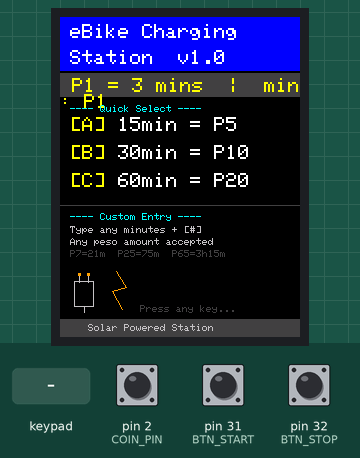
A sketch run on a simulated Arduino Mega 2560, built with avr-gcc and run on an emulated ATmega2560. Shown: 240×320 colour display. The test bench sets the inputs (shaded band); at power-on: pin 32 (BTN_STOP) HIGH, pin 2 (COIN_PIN) HIGH, pin 31 (BTN_START) HIGH. What the sketch prints to the serial monitor is not drawn.

Above: at 1.5 s.
1.6 s: keypad keys 2 5 2 4 2 3 2 2 # pressed 0.4 s apart
At 5.11 s:
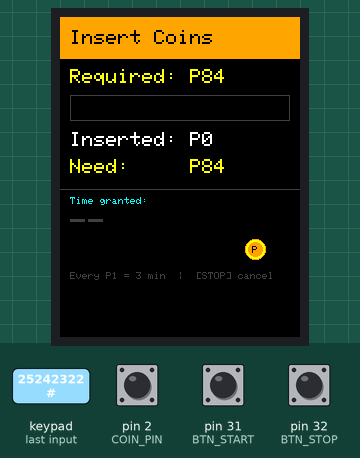
6.7 s: pin 32 (BTN_STOP) pulled LOW for 0.15 s
At 7.2 s:
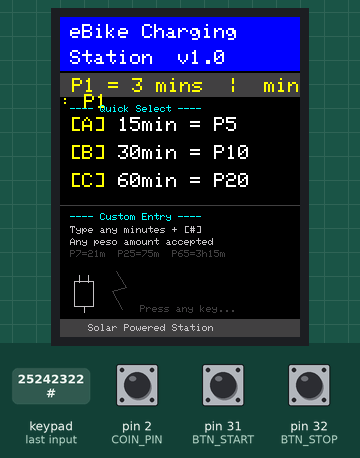
7.4 s: key '1' pressed
At 8.1 s:
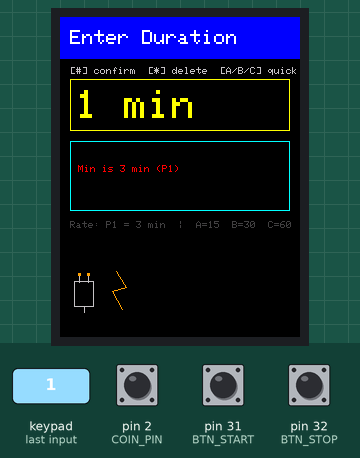
9.0 s: key '#' pressed
At 10.0 s:
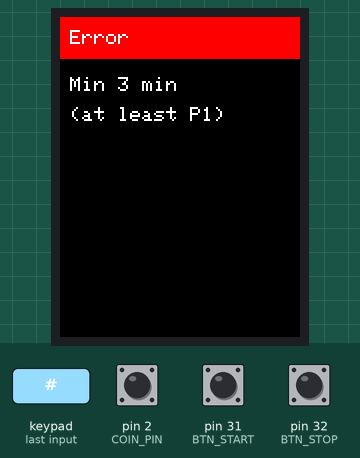
12.0 s: keypad keys 2 5 2 4 2 3 2 2 A pressed 0.4 s apart
At 12.25 s:
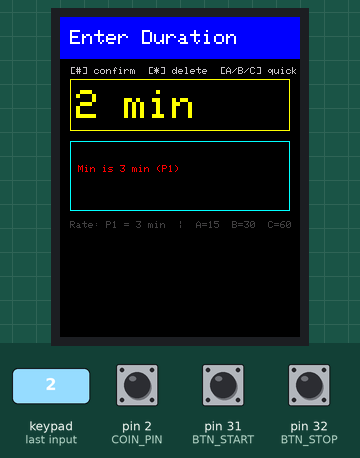
17.1 s: pin 2 (COIN_PIN) pulled LOW for 0.15 s
At 17.4 s:
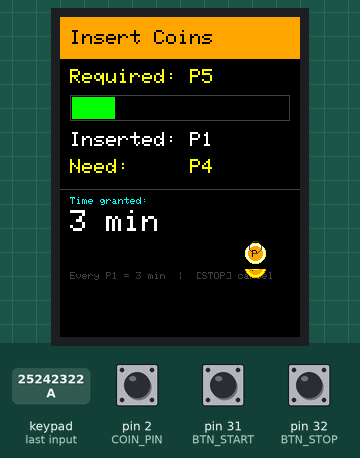

Measured:
- after the input at 1.6 s, the display: first changes at once (image 1 shows a later state)
- after the input at 6.7 s, the display: first changes at once (image 2 shows a later state)
- after the input at 7.4 s, the display: first changes at once (image 3 shows a later state)
- after the input at 9.0 s, the display: first changes at once (image 4 shows a later state)
- after the input at 12.0 s, the display: first changes at once (image 5 shows a later state)
- after the input at 17.1 s, the display: changes after 0.20 s (image 6)
- what the display in image 4 shows lasts 1.8 s, from 9.1 s to 10.9 s

The sketch:

eBike_Charging_Station.ino
```cpp
// ============================================================
//  eBike Solar Charging Station  —  Main
//  Hardware : Arduino Mega 2560
//
//  PRICING  (all defined in lcdDisplay.h — change once there)
//    1 peso  =  3 minutes  (linear, no blocks)
//    P1  =   3 min
//    P5  =  15 min
//    P10 =  30 min
//    P20 =  60 min
//
//  Two modes of operation:
//  1. KEYPAD ENTRY  — user types target minutes → system shows
//                     required pesos → user inserts coins to meet it
//  2. SHORTCUT KEYS — A=15min / B=30min / C=60min
//
//  Coin screen is LIVE — time displayed grows with every peso inserted
//  Charging uses minutesGranted = coinsInserted * MINS_PER_PESO
// ============================================================

#include <Arduino.h>
#include "lcdDisplay.h"
#include "KeypadMenu.h"

// -----------------------------------------------------------
//  PIN DEFINITIONS
// -----------------------------------------------------------
#define COIN_PIN   2    // Allan Universal coin slot — interrupt pin
#define SSR_PIN    8    // SSR-40DA control (HIGH = relay ON)
#define BTN_START 31    // START push button (INPUT_PULLUP, LOW = pressed)
#define BTN_STOP  32    // STOP  push button (INPUT_PULLUP, LOW = pressed)

#define PULSES_PER_PESO  1   // Allan Universal: 1 pulse = P1

// -----------------------------------------------------------
//  OBJECTS
// -----------------------------------------------------------
LCDDISPLAY  lcd;
KEYPADMENU  keypadMenu;

// -----------------------------------------------------------
//  STATE MACHINE
// -----------------------------------------------------------
enum State {
  STATE_IDLE,           // Welcome screen, waiting for first input
  STATE_SELECT,         // User typing custom minutes on keypad
  STATE_AWAITING_COIN,  // Waiting for coins to reach requiredPesos
  STATE_READY,          // Coins sufficient, waiting for START press
  STATE_CHARGING,       // Relay ON, countdown running
  STATE_DONE            // Session finished — auto-resets after 3s
};
State currentState = STATE_IDLE;

// -----------------------------------------------------------
//  SESSION VARIABLES
// -----------------------------------------------------------
volatile int coinPulseCount = 0;   // Written ONLY inside ISR

int  coinsInserted    = 0;   // Total pesos received this session
int  requiredPesos    = 0;   // Pesos needed for selected minutes
int  minutesGranted   = 0;   // coinsInserted * MINS_PER_PESO (live)
long chargingEndTime  = 0;   // millis() target when session ends
long lastDisplayUpdate = 0;  // throttle display refreshes
String inputBuffer    = "";  // raw digits typed on keypad

// -----------------------------------------------------------
//  COIN SLOT ISR  —  RISING edge = 1 pulse = P1
// -----------------------------------------------------------
void coinISR() {
  coinPulseCount++;
}

// -----------------------------------------------------------
//  SETUP
// -----------------------------------------------------------
void setup() {
  Serial.begin(9600);

  pinMode(SSR_PIN,   OUTPUT);
  pinMode(BTN_START, INPUT_PULLUP);
  pinMode(BTN_STOP,  INPUT_PULLUP);
  pinMode(COIN_PIN,  INPUT_PULLUP);
  digitalWrite(SSR_PIN, LOW);   // Relay OFF — safety at startup

  attachInterrupt(digitalPinToInterrupt(COIN_PIN), coinISR, RISING);

  lcd.begin();
  lcd.showWelcome();
}

// ============================================================
//  SESSION CONTROL
// ============================================================

// Start coin-waiting for a given target minute count
void beginSession(int targetMinutes) {
  requiredPesos     = LCDDISPLAY::minutesToPesos(targetMinutes);
  coinsInserted     = 0;
  minutesGranted    = 0;
  inputBuffer       = "";
  lastDisplayUpdate = millis();
  currentState      = STATE_AWAITING_COIN;

  // ✅ showCoinWaiting called ONCE here — draws full static layout
  lcd.showCoinWaiting(requiredPesos, coinsInserted, minutesGranted);
  lcd.resetCoinAnim();

  Serial.print(F("[SESSION] target="));
  Serial.print(targetMinutes);
  Serial.print(F("min  required=P"));
  Serial.println(requiredPesos);
}

// Called whenever new coin pulses arrive
// Every single peso immediately adds MINS_PER_PESO to granted time
void handleCoins() {
  if (currentState != STATE_AWAITING_COIN) return;

  // Linear — no blocks, no rounding
  minutesGranted = LCDDISPLAY::pesosToMinutes(coinsInserted);

  Serial.print(F("[COIN] P"));
  Serial.print(coinsInserted);
  Serial.print(F(" -> "));
  Serial.print(minutesGranted);
  Serial.println(F(" min"));

  if (coinsInserted >= requiredPesos) {
    currentState = STATE_READY;
    lcd.showReadyScreen(minutesGranted, coinsInserted);
  } else {
    // ✅ updateCoinWaiting — partial redraw only (progress bar +
    //    inserted/need values + time granted). Header, labels,
    //    hint text, and animation zone are never touched.
    lcd.updateCoinWaiting(requiredPesos, coinsInserted, minutesGranted);
  }
}

void startCharging() {
  // Session duration = exactly what the coins bought
  chargingEndTime   = millis() + ((long)minutesGranted * 60000L);
  lastDisplayUpdate = millis();
  currentState      = STATE_CHARGING;
  digitalWrite(SSR_PIN, HIGH);   // SSR-40DA ON → AC flows to eBike

  lcd.showChargingScreen(minutesGranted);

  Serial.print(F("[CHARGING] "));
  Serial.print(minutesGranted);
  Serial.println(F(" min started"));
}

void stopCharging(bool earlyStop) {
  digitalWrite(SSR_PIN, LOW);    // SSR-40DA OFF immediately
  currentState = STATE_DONE;
  lcd.showDoneScreen(earlyStop);

  Serial.print(F("[STOP] early="));
  Serial.println(earlyStop ? F("YES") : F("NO"));
}

void cancelSession() {
  digitalWrite(SSR_PIN, LOW);
  resetSession();
}

void resetSession() {
  coinsInserted     = 0;
  requiredPesos     = 0;
  minutesGranted    = 0;
  inputBuffer       = "";
  coinPulseCount    = 0;
  lastDisplayUpdate = 0;
  currentState      = STATE_IDLE;
  lcd.showWelcome();
  lcd.resetHomeAnim();
}

// ============================================================
//  KEYPAD HANDLERS
// ============================================================

// IDLE — first keypress decides mode
void handleKeyIdle(char key) {
  if (key >= '1' && key <= '9') {
    currentState = STATE_SELECT;
    inputBuffer  = String(key);
    lcd.showSelectScreen(inputBuffer, inputBuffer.toInt());
  } else if (key == 'A') { beginSession(SHORTCUT_A_MINS); }
  else if   (key == 'B') { beginSession(SHORTCUT_B_MINS); }
  else if   (key == 'C') { beginSession(SHORTCUT_C_MINS); }
}

void handleKeySelect(char key) {
  if (key >= '0' && key <= '9') {
    if (!(inputBuffer.length() == 0 && key == '0') &&
         inputBuffer.length() < 3) {
      inputBuffer += key;
    }
    int preview = inputBuffer.toInt();
    lcd.showSelectScreen(inputBuffer, preview);

  } else if (key == '#') {
    int mins = inputBuffer.toInt();

    if (mins < MIN_MINUTES) {
      lcd.showError("Min 3 min\n(at least P1)");
      delay(1800);
      inputBuffer = "";
      lcd.showSelectScreen(inputBuffer, 0);

    } else if (mins > MAX_MINUTES) {
      String err = "Max ";
      err += MAX_MINUTES;
      err += " min";
      lcd.showError("Too long!\n" + err);
      delay(1800);
      inputBuffer = "";
      lcd.showSelectScreen(inputBuffer, 0);

    } else {
      beginSession(mins);
    }

  } else if (key == '*') {
    if (inputBuffer.length() > 0) {
      inputBuffer.remove(inputBuffer.length() - 1);
      int preview = (inputBuffer.length() > 0) ? inputBuffer.toInt() : 0;
      lcd.showSelectScreen(inputBuffer, preview);
    } else {
      currentState = STATE_IDLE;
      lcd.showWelcome();
    }

  } else if (key == 'A') { beginSession(SHORTCUT_A_MINS); }
  else if   (key == 'B') { beginSession(SHORTCUT_B_MINS); }
  else if   (key == 'C') { beginSession(SHORTCUT_C_MINS); }
}

// ============================================================
//  MAIN LOOP
// ============================================================
void loop() {
  char key = keypadMenu.getInputs();

  noInterrupts();
  int pulses = coinPulseCount;
  coinPulseCount = 0;
  interrupts();

  if (pulses > 0) {
    coinsInserted += pulses / PULSES_PER_PESO;
    handleCoins();
  }

  bool startPressed = (digitalRead(BTN_START) == LOW);
  bool stopPressed  = (digitalRead(BTN_STOP)  == LOW);

  switch (currentState) {

    case STATE_IDLE:
      if (key) handleKeyIdle(key);
      lcd.tickHomeAnim();          // non-blocking icon tick
      break;

    case STATE_SELECT:
      if (key) handleKeySelect(key);
      break;

    case STATE_AWAITING_COIN:
      lcd.tickCoinAnim();          // non-blocking coin drop tick
      if (stopPressed) cancelSession();
      break;

    case STATE_READY:
      if (startPressed) startCharging();
      if (stopPressed)  cancelSession();
      break;

    case STATE_CHARGING:
      if (stopPressed) {
        stopCharging(true);
        break;
      }
      if (millis() - lastDisplayUpdate > 1000) {
        lcd.updateCountdown(chargingEndTime);
        lastDisplayUpdate = millis();
      }
      if (millis() >= chargingEndTime) {
        stopCharging(false);
      }
      break;

    case STATE_DONE:
      delay(3000);
      resetSession();
      break;
  }

  delay(50);
}
```

KeypadMenu.cpp
```cpp
#include "KeypadMenu.h"

KEYPADMENU::KEYPADMENU() {
  keypad = new Keypad(makeKeymap(keys), rowPins, colPins, ROWS, COLS);
}

KEYPADMENU::~KEYPADMENU() {
  delete keypad;
}

char KEYPADMENU::getInputs() {
  return keypad->getKey();
}

void KEYPADMENU::clearLastKey() {
  while (keypad->getKey()) {  }
}
```

KeypadMenu.h
```cpp
#ifndef __KEYPADMENU__H
#define __KEYPADMENU__H

#include <Keypad.h>

class KEYPADMENU {
  public:
    KEYPADMENU();
    ~KEYPADMENU();
    char getInputs();
    void clearLastKey();

  private:
    static const byte ROWS = 4;
    static const byte COLS = 4;
    char keys[ROWS][COLS] = {
      {'1', '2', '3', 'A'},
      {'4', '5', '6', 'B'},
      {'7', '8', '9', 'C'},
      {'*', '0', '#', 'D'}
    };
    byte rowPins[ROWS] = {25, 24, 23, 22};
    byte colPins[COLS] = {29, 28, 27, 26};
    Keypad* keypad;  // Pointer
};

#endif
```

lcdDisplay.h
```cpp
#ifndef __LCDDISPLAY__H
#define __LCDDISPLAY__H

#include <Adafruit_GFX.h>
#include <Adafruit_ST7789.h>
#include <Arduino.h>

// -----------------------------------------------------------
//  TFT PIN DEFINITIONS
// -----------------------------------------------------------
#define TFT_CS   10
#define TFT_DC    9
#define TFT_RST  12

// TFT SDA (MOSI) = Pin 11  (hardware SPI)
// TFT SCK        = Pin 13  (hardware SPI)

// -----------------------------------------------------------
//  PRICING MODEL  —  strictly linear: 1 peso = MINS_PER_PESO mins
//
//  Coin insertion  →  time is granted per-peso continuously
//    P1  =   3 min
//    P5  =  15 min   (5 × 3)
//    P7  =  21 min   (7 × 3)
//    P10 =  30 min   (10 × 3)
//    P20 =  60 min   (20 × 3)
//    P40 = 120 min   (40 × 3)
//    P65 = 195 min   (65 × 3  =  3h 15m)
//
//  Keypad entry  →  user types MINUTES
//    System shows  ceil(minutes / MINS_PER_PESO)  pesos required
//    e.g.  15 min  →  ceil(15/3) = P5
//          25 min  →  ceil(25/3) = P9  (8.33 → 9)
//          60 min  →  ceil(60/3) = P20
//
//  Minimum session: MIN_MINUTES (= 1 peso worth)
//  Maximum session: MAX_MINUTES
// -----------------------------------------------------------
#define MINS_PER_PESO    3      // 1 peso = 3 minutes
#define MIN_MINUTES      3      // minimum = P1 = 3 min
#define MAX_MINUTES    300      // maximum = P100 = 300 min (5 hrs)

// -----------------------------------------------------------
//  SHORTCUT KEYS  (A / B / C)  — in minutes
// -----------------------------------------------------------
#define SHORTCUT_A_MINS   15   // A  →  P5
#define SHORTCUT_B_MINS   30   // B  →  P10
#define SHORTCUT_C_MINS   60   // C  →  P20

// -----------------------------------------------------------
//  COLOURS  (RGB565)
// -----------------------------------------------------------
#define C_BLACK   0x0000
#define C_WHITE   0xFFFF
#define C_YELLOW  0xFFE0
#define C_GREEN   0x07E0
#define C_RED     0xF800
#define C_CYAN    0x07FF
#define C_ORANGE  0xFD20
#define C_DKGRAY  0x4208
#define C_LTGRAY  0xC618
#define C_BLUE    0x001F

class LCDDISPLAY {
  public:
    LCDDISPLAY();
    void begin();

    // Screens
    void showWelcome();
    void showSelectScreen(String inputBuffer, int previewMinutes);
    void showCoinWaiting(int requiredPesos, int coinsInserted, int minutesGranted);
    void updateCoinWaiting(int requiredPesos, int coinsInserted, int minutesGranted); // <-- NEW
    void showReadyScreen(int minutesGranted, int coinsInserted);
    void showChargingScreen(int minutesGranted);
    void showDoneScreen(bool earlyStop);
    void showError(String msg);

    // Partial redraw during countdown
    void updateCountdown(long chargingEndTime);

    // -----------------------------------------------------------
    //  Non-blocking animation ticks
    //  Call these every loop() iteration for the matching screen.
    //  Each call returns immediately if its interval hasn't elapsed.
    //  ANIM_INTERVAL_HOME_MS  — welcome screen icon cycle
    //  ANIM_INTERVAL_COIN_MS  — coin drop icon bounce
    // -----------------------------------------------------------
    void tickHomeAnim();
    void tickCoinAnim();

    // Reset animation state when entering a screen
    void resetHomeAnim();
    void resetCoinAnim();

    // -----------------------------------------------------------
    //  Static pricing utilities  (callable from main without object)
    // -----------------------------------------------------------

    // Minutes  →  pesos required   ceil(minutes / MINS_PER_PESO)
    static int minutesToPesos(int minutes);

    // Pesos inserted  →  minutes granted   pesos * MINS_PER_PESO
    // Every peso counts — no rounding, no blocks
    static int pesosToMinutes(int pesos);

    // Validate a minute value entered on keypad
    static bool isValidMinutes(int minutes);

  private:
    Adafruit_ST7789* tft;

    // -----------------------------------------------------------
    //  Animation state  — all millis()-based, zero delay()
    // -----------------------------------------------------------

    // Home screen: rotating lightning bolt / plug icon cycle
    // Zone: bottom area 0,255 → 240,320  (below footer line)
    // Actually drawn in a reserved icon strip y=250..298
    unsigned long _homeAnimLast  = 0;
    uint8_t       _homeAnimFrame = 0;      // 0..5 cycling frames
    static const uint16_t ANIM_HOME_MS = 600;   // frame interval ms

    // Coin screen: bouncing coin drop icon
    // Zone: right side x=155,y=218 → 240,252  (beside granted time)
    unsigned long _coinAnimLast  = 0;
    uint8_t       _coinAnimFrame = 0;      // 0..7  (8-frame bounce)
    static const uint16_t ANIM_COIN_MS = 180;   // frame interval ms

    // Internal helpers
    void drawHeader(uint16_t color, const char* line1, const char* line2 = nullptr);
    void drawProgressBar(int x, int y, int w, int h,
                         int value, int maxVal, uint16_t fillColor);
    void printDuration(int totalMinutes);

    // Icon primitives  (all partial-redraw safe — erase own zone first)
    void drawHomeIcon(uint8_t frame);
    void drawCoinIcon(uint8_t frame);
};

#endif
```

Source omitted: lcdDisplay.cpp (21680 bytes)
